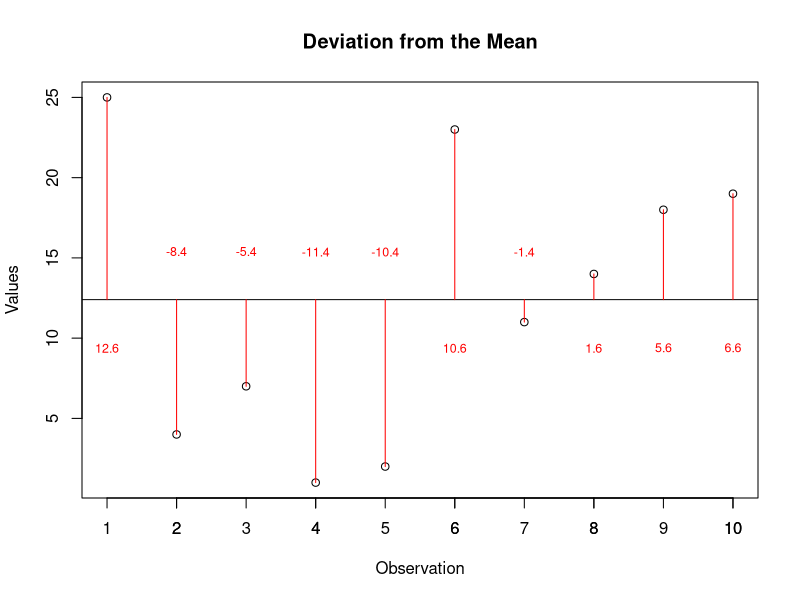
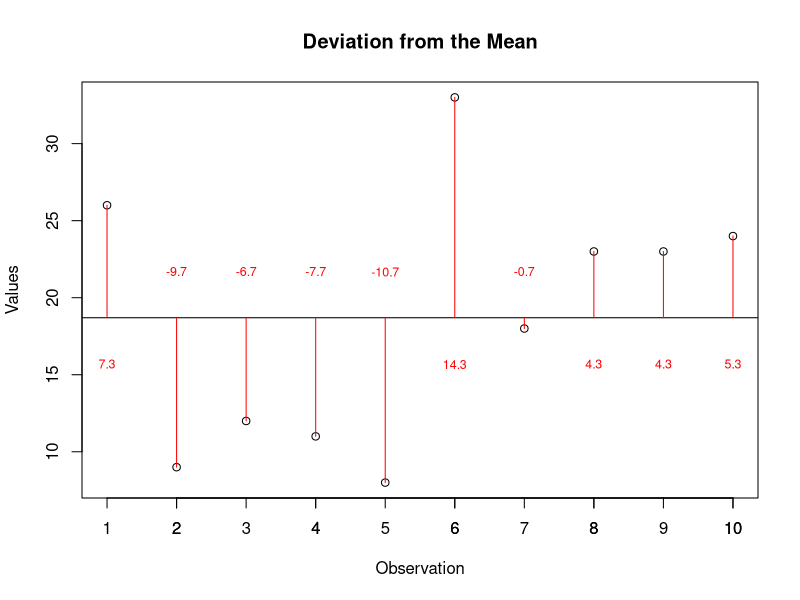

Here is the R script that generated these plots, in order:
####simple linear regression (manual calculations)####

###data 
set.seed(1) #set seed for reproducibility 
x <- sample(x = 1:25, size = 10, replace = T) #predictor values 
y <- x + sample(x = 1:10, size = 10, replace = T) #outcome values 
df <- data.frame(x, y)
df

###central tendency and variability statistic calculations 
##mean values for predictor and outcome variables
x_mean <- mean(df$x)
y_mean <- mean(df$y)

##deviance scores 
df$x_dev <- df$x - x_mean #x deviance scores 
df$y_dev <- df$y - y_mean #y deviance scores 
df$x_dev2 <- df$x_dev^2 #x deviance scores sqaured 
df$y_dev2 <- df$y_dev^2 #y deviance scores sqaured
df$xy_dev <- df$x_dev * df$y_dev #product of x deviance and y deviance scores 

#plots of deviation scores 
#helper function 
dev_plot <- function(variable, plot_title = "Deviation from the Mean"){
  variable_length <- length(variable)
  variable_mean <- mean(variable, na.rm = T)
  variable_dev <- variable - variable_mean 
  
  plot(variable, main = plot_title, xlab = "Observation", ylab = "Values")
  axis(side = 1, at = 1:variable_length)
  abline(h = variable_mean)
  segments(x0 = 1:variable_length, y0 = variable, x1 = 1:variable_length, y1 = variable_mean, col = "red")
  lab_pos <- vector()
  for(i in 1:variable_length){
    if(variable[i] < variable_mean){
      lab_pos <- append(x = lab_pos, values = variable_mean + 3)
    }else{
      lab_pos <- append(x = lab_pos, values = variable_mean - 3)
    }
  }
  text(x = 1:variable_length, y = lab_pos, labels = round(variable_dev, digits = 1), cex = .75, col = "red")
}

dev_plot(df$x) #deviation from mean x values 
dev_plot(df$y) #deviation from mean y values 

###estimating the coefficients 
b1 <- sum(df$xy_dev)/sum(df$x_dev2)
b0 <- y_mean - (b1 * x_mean)

###evaluating the model 
##predicted values and error  
df$y_pred <- b0 + (b1 * df$x) #predicted values based on the estimated coefficients 
df$residuals <- df$y - df$y_pred #residuals: difference between the observed outcome scores and the predicted values 
df$residuals2 <- df$residuals^2 #residuals sqaured 
df$model_error <- df$y_pred - y_mean #model error 
df$model_error2 <- df$model_error^2 #model error sqaured 

##overall model fit 
rss <- sum(df$residuals2) #residual sum of sqaures 
mss <- sum(df$model_error2) #model sum of sqaures 
tss <- rss + mss #total sum of sqaures; or sum(df$y_dev2), the summ of sqaured outcome deviation scores 
rse <- sqrt(rss/(length(df$y)-2)) #residual standard error 
r_sq <- (tss - rss)/tss #r-squared value 

b0_se <- rse * sqrt((1/length(df$x)) + (x_mean^2/sum(df$x_dev2))) #standard error of the intercept
b1_se <- rse/sqrt(sum(df$x_dev2)) #standard error of the slope 

f <- (mss/1)/(rss/(length(df$x)-2)) #f-statistic 
#with simple linear regressions the f-statistic can be found by squaring the t-statistic
f_pval <- pf(q = f, df1 = 1, df2 = length(df$x)-2, lower.tail = F)

###assessing predictive value
b0_t <- (b0 - 0)/b0_se
b0_t_pval <- 2 * pt(-abs(b0_t), df = length(df$x)-2)
b1_t <- (b1 - 0)/b1_se
b1_t_pval <- 2 * pt(-abs(b1_t), df = length(df$x)-2)

#predicted outcome based on new predictor value (e.g. 12)
new_y1 <- b0 + (b1 * 12)


